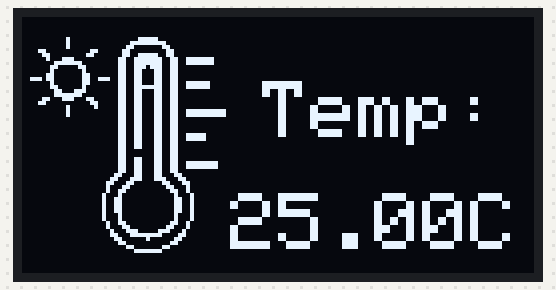
Recording of a sketch running on a simulated Arduino Uno, built with avr-gcc and run on an emulated ATmega328P. On the bench: 128×64 one-colour display.

Above: at 0.2 s.

The sketch:

tempOled.ino
```cpp
#include <SPI.h>
#include <Wire.h>
#include <Adafruit_GFX.h>
#include <Adafruit_SSD1306.h>

#define SCREEN_WIDTH 128 // OLED display width, in pixels
#define SCREEN_HEIGHT 64 // OLED display height, in pixels

// Declaration for SSD1306 display connected using I2C
#define OLED_RESET     -1 // Reset pin # (or -1 if sharing Arduino reset pin)
#define SCREEN_ADDRESS 0x3C
Adafruit_SSD1306 display(SCREEN_WIDTH, SCREEN_HEIGHT, &Wire, OLED_RESET);

// 'temp', 128x64px
const unsigned char temp [] PROGMEM = {
	0x00, 0x00, 0x00, 0x00, 0x00, 0x00, 0x00, 0x00, 0x00, 0x00, 0x00, 0x00, 0x00, 0x00, 0x00, 0x00,
	0x00, 0x00, 0x00, 0x00, 0x00, 0x00, 0x00, 0x00, 0x00, 0x00, 0x00, 0x00, 0x00, 0x00, 0x00, 0x00,
	0x00, 0x00, 0x00, 0x00, 0x00, 0x00, 0x00, 0x00, 0x00, 0x00, 0x00, 0x00, 0x00, 0x00, 0x00, 0x00,
	0x00, 0x00, 0x00, 0x00, 0x00, 0x00, 0x00, 0x00, 0x00, 0x00, 0x00, 0x00, 0x00, 0x00, 0x00, 0x00,
	0x00, 0x00, 0x00, 0x00, 0x00, 0x00, 0x00, 0x00, 0x00, 0x00, 0x00, 0x00, 0x00, 0x00, 0x00, 0x00,
	0x00, 0x10, 0x00, 0x07, 0xc0, 0x00, 0x00, 0x00, 0x00, 0x00, 0x00, 0x00, 0x00, 0x00, 0x00, 0x00,
	0x00, 0x10, 0x00, 0x1f, 0xf0, 0x00, 0x00, 0x00, 0x00, 0x00, 0x00, 0x00, 0x00, 0x00, 0x00, 0x00,
	0x00, 0x10, 0x00, 0x30, 0x18, 0x00, 0x00, 0x00, 0x00, 0x00, 0x00, 0x00, 0x00, 0x00, 0x00, 0x00,
	0x0c, 0x00, 0x60, 0x60, 0x0c, 0x00, 0x00, 0x00, 0x00, 0x00, 0x00, 0x00, 0x00, 0x00, 0x00, 0x00,
	0x06, 0x00, 0xc0, 0x67, 0xcc, 0x00, 0x00, 0x00, 0x00, 0x00, 0x00, 0x00, 0x00, 0x00, 0x00, 0x00,
	0x02, 0x38, 0x00, 0xcf, 0xe6, 0x7f, 0x00, 0x00, 0x00, 0x00, 0x00, 0x00, 0x00, 0x00, 0x00, 0x00,
	0x00, 0xfe, 0x00, 0xcf, 0xe6, 0x7f, 0x00, 0x00, 0x00, 0x00, 0x00, 0x00, 0x00, 0x00, 0x00, 0x00,
	0x01, 0x83, 0x00, 0xce, 0xe6, 0x00, 0x00, 0x00, 0x00, 0x00, 0x00, 0x00, 0x00, 0x00, 0x00, 0x00,
	0x01, 0x01, 0x00, 0xcc, 0x66, 0x00, 0x00, 0x00, 0x00, 0x00, 0x00, 0x00, 0x00, 0x00, 0x00, 0x00,
	0x03, 0x01, 0x80, 0xcc, 0x66, 0x00, 0x00, 0x00, 0x00, 0x00, 0x00, 0x00, 0x00, 0x00, 0x00, 0x00,
	0x3b, 0x01, 0x9c, 0xcc, 0x66, 0x00, 0x00, 0x00, 0x00, 0x00, 0x00, 0x00, 0x00, 0x00, 0x00, 0x00,
	0x01, 0x01, 0x80, 0xcc, 0x66, 0x7e, 0x00, 0x00, 0x00, 0x00, 0x00, 0x00, 0x00, 0x00, 0x00, 0x00,
	0x01, 0x81, 0x00, 0xcf, 0xe6, 0x7e, 0x00, 0x00, 0x00, 0x00, 0x00, 0x00, 0x00, 0x00, 0x00, 0x00,
	0x00, 0xc7, 0x00, 0xcc, 0x66, 0x00, 0x00, 0x00, 0x00, 0x00, 0x00, 0x00, 0x00, 0x00, 0x00, 0x00,
	0x00, 0xfe, 0x00, 0xcc, 0x66, 0x00, 0x00, 0x00, 0x00, 0x00, 0x00, 0x00, 0x00, 0x00, 0x00, 0x00,
	0x06, 0x38, 0xc0, 0xcc, 0x66, 0x00, 0x00, 0x00, 0x00, 0x00, 0x00, 0x00, 0x00, 0x00, 0x00, 0x00,
	0x0c, 0x00, 0x60, 0xcc, 0x66, 0x00, 0x00, 0x00, 0x00, 0x00, 0x00, 0x00, 0x00, 0x00, 0x00, 0x00,
	0x00, 0x10, 0x20, 0xcc, 0x66, 0x00, 0x00, 0x00, 0x00, 0x00, 0x00, 0x00, 0x00, 0x00, 0x00, 0x00,
	0x00, 0x10, 0x00, 0xcc, 0x66, 0x7f, 0xe0, 0x00, 0x00, 0x00, 0x00, 0x00, 0x00, 0x00, 0x00, 0x00,
	0x00, 0x10, 0x00, 0xcc, 0x66, 0x7f, 0xe0, 0x00, 0x00, 0x00, 0x00, 0x00, 0x00, 0x00, 0x00, 0x00,
	0x00, 0x00, 0x00, 0xcc, 0x66, 0x00, 0x00, 0x00, 0x00, 0x00, 0x00, 0x00, 0x00, 0x00, 0x00, 0x00,
	0x00, 0x00, 0x00, 0xcc, 0x66, 0x00, 0x00, 0x00, 0x00, 0x00, 0x00, 0x00, 0x00, 0x00, 0x00, 0x00,
	0x00, 0x00, 0x00, 0xcc, 0x66, 0x00, 0x00, 0x00, 0x00, 0x00, 0x00, 0x00, 0x00, 0x00, 0x00, 0x00,
	0x00, 0x00, 0x00, 0xcc, 0x66, 0x00, 0x00, 0x00, 0x00, 0x00, 0x00, 0x00, 0x00, 0x00, 0x00, 0x00,
	0x00, 0x00, 0x00, 0xcc, 0x66, 0x7c, 0x00, 0x00, 0x00, 0x00, 0x00, 0x00, 0x00, 0x00, 0x00, 0x00,
	0x00, 0x00, 0x00, 0xcc, 0x66, 0x7c, 0x00, 0x00, 0x00, 0x00, 0x00, 0x00, 0x00, 0x00, 0x00, 0x00,
	0x00, 0x00, 0x00, 0xcc, 0x66, 0x00, 0x00, 0x00, 0x00, 0x00, 0x00, 0x00, 0x00, 0x00, 0x00, 0x00,
	0x00, 0x00, 0x00, 0xcc, 0x66, 0x00, 0x00, 0x00, 0x00, 0x00, 0x00, 0x00, 0x00, 0x00, 0x00, 0x00,
	0x00, 0x00, 0x00, 0xc0, 0x66, 0x00, 0x00, 0x00, 0x00, 0x00, 0x00, 0x00, 0x00, 0x00, 0x00, 0x00,
	0x00, 0x00, 0x00, 0xc0, 0x66, 0x00, 0x00, 0x00, 0x00, 0x00, 0x00, 0x00, 0x00, 0x00, 0x00, 0x00,
	0x00, 0x00, 0x00, 0xcc, 0x66, 0x00, 0x00, 0x00, 0x00, 0x00, 0x00, 0x00, 0x00, 0x00, 0x00, 0x00,
	0x00, 0x00, 0x00, 0xcc, 0x66, 0x7f, 0x80, 0x00, 0x00, 0x00, 0x00, 0x00, 0x00, 0x00, 0x00, 0x00,
	0x00, 0x00, 0x00, 0xcc, 0x66, 0x7f, 0x80, 0x00, 0x00, 0x00, 0x00, 0x00, 0x00, 0x00, 0x00, 0x00,
	0x00, 0x00, 0x00, 0xcc, 0x66, 0x00, 0x00, 0x00, 0x00, 0x00, 0x00, 0x00, 0x00, 0x00, 0x00, 0x00,
	0x00, 0x00, 0x01, 0x8c, 0x63, 0x00, 0x00, 0x00, 0x00, 0x00, 0x00, 0x00, 0x00, 0x00, 0x00, 0x00,
	0x00, 0x00, 0x03, 0x1c, 0x71, 0x80, 0x00, 0x00, 0x00, 0x00, 0x00, 0x00, 0x00, 0x00, 0x00, 0x00,
	0x00, 0x00, 0x06, 0x30, 0x18, 0xc0, 0x00, 0x00, 0x00, 0x00, 0x00, 0x00, 0x00, 0x00, 0x00, 0x00,
	0x00, 0x00, 0x04, 0x60, 0x0c, 0x40, 0x00, 0x00, 0x00, 0x00, 0x00, 0x00, 0x00, 0x00, 0x00, 0x00,
	0x00, 0x00, 0x04, 0xc0, 0x06, 0x40, 0x00, 0x00, 0x00, 0x00, 0x00, 0x00, 0x00, 0x00, 0x00, 0x00,
	0x00, 0x00, 0x08, 0x80, 0x02, 0x20, 0x00, 0x00, 0x00, 0x00, 0x00, 0x00, 0x00, 0x00, 0x00, 0x00,
	0x00, 0x00, 0x09, 0x80, 0x03, 0x20, 0x00, 0x00, 0x00, 0x00, 0x00, 0x00, 0x00, 0x00, 0x00, 0x00,
	0x00, 0x00, 0x09, 0x80, 0x03, 0x20, 0x00, 0x00, 0x00, 0x00, 0x00, 0x00, 0x00, 0x00, 0x00, 0x00,
	0x00, 0x00, 0x09, 0x80, 0x03, 0x20, 0x00, 0x00, 0x00, 0x00, 0x00, 0x00, 0x00, 0x00, 0x00, 0x00,
	0x00, 0x00, 0x09, 0x80, 0x03, 0x20, 0x00, 0x00, 0x00, 0x00, 0x00, 0x00, 0x00, 0x00, 0x00, 0x00,
	0x00, 0x00, 0x08, 0x80, 0x02, 0x20, 0x00, 0x00, 0x00, 0x00, 0x00, 0x00, 0x00, 0x00, 0x00, 0x00,
	0x00, 0x00, 0x08, 0x80, 0x02, 0x20, 0x00, 0x00, 0x00, 0x00, 0x00, 0x00, 0x00, 0x00, 0x00, 0x00,
	0x00, 0x00, 0x04, 0xc0, 0x06, 0x40, 0x00, 0x00, 0x00, 0x00, 0x00, 0x00, 0x00, 0x00, 0x00, 0x00,
	0x00, 0x00, 0x04, 0x60, 0x0c, 0x40, 0x00, 0x00, 0x00, 0x00, 0x00, 0x00, 0x00, 0x00, 0x00, 0x00,
	0x00, 0x00, 0x02, 0x38, 0x38, 0x80, 0x00, 0x00, 0x00, 0x00, 0x00, 0x00, 0x00, 0x00, 0x00, 0x00,
	0x00, 0x00, 0x03, 0x1f, 0xe1, 0x80, 0x00, 0x00, 0x00, 0x00, 0x00, 0x00, 0x00, 0x00, 0x00, 0x00,
	0x00, 0x00, 0x01, 0x81, 0x03, 0x00, 0x00, 0x00, 0x00, 0x00, 0x00, 0x00, 0x00, 0x00, 0x00, 0x00,
	0x00, 0x00, 0x00, 0xc0, 0x06, 0x00, 0x00, 0x00, 0x00, 0x00, 0x00, 0x00, 0x00, 0x00, 0x00, 0x00,
	0x00, 0x00, 0x00, 0x30, 0x18, 0x00, 0x00, 0x00, 0x00, 0x00, 0x00, 0x00, 0x00, 0x00, 0x00, 0x00,
	0x00, 0x00, 0x00, 0x0f, 0xe0, 0x00, 0x00, 0x00, 0x00, 0x00, 0x00, 0x00, 0x00, 0x00, 0x00, 0x00,
	0x00, 0x00, 0x00, 0x00, 0x00, 0x00, 0x00, 0x00, 0x00, 0x00, 0x00, 0x00, 0x00, 0x00, 0x00, 0x00,
	0x00, 0x00, 0x00, 0x00, 0x00, 0x00, 0x00, 0x00, 0x00, 0x00, 0x00, 0x00, 0x00, 0x00, 0x00, 0x00,
	0x00, 0x00, 0x00, 0x00, 0x00, 0x00, 0x00, 0x00, 0x00, 0x00, 0x00, 0x00, 0x00, 0x00, 0x00, 0x00,
	0x00, 0x00, 0x00, 0x00, 0x00, 0x00, 0x00, 0x00, 0x00, 0x00, 0x00, 0x00, 0x00, 0x00, 0x00, 0x00,
	0x00, 0x00, 0x00, 0x00, 0x00, 0x00, 0x00, 0x00, 0x00, 0x00, 0x00, 0x00, 0x00, 0x00, 0x00, 0x00
};

void setup()
{
  // Serial.begin(9600);

  // initialize the OLED object
  if(!display.begin(SSD1306_SWITCHCAPVCC, SCREEN_ADDRESS)) {
    Serial.println(F("SSD1306 allocation failed"));
    for(;;); // Don't proceed, loop forever
  }

  display.clearDisplay();

}

void loop() {
  // Clear only the region where values are displayed
  display.fillRect(52, 36, 60, 60, BLACK);
  display.setTextSize(2);
  display.setCursor(60, 16);
  display.print("Temp:");
  display.display();

  display.drawBitmap(0, 0,  temp, 128, 64, WHITE);
  display.display();

  // Clear only the region where values are displayed
  display.fillRect(52, 36, 60, 60, BLACK);
  // delay(3000);
  //Sensor values
  display.setTextSize(2);
  display.setTextColor(WHITE);
  display.setCursor(52, 44);
  display.print("25.00");            //Temperature sensor value
  display.setCursor(112, 44);
  display.print("C");

  display.display();

  delay(1000);

}
```

Measured:
- what the display in image 0 shows lasts 1.0 s, from 0.1 s to 1.1 s
